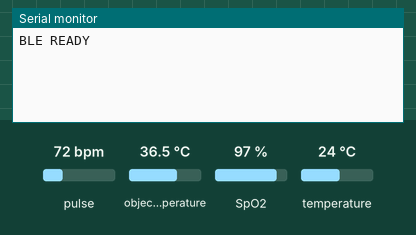
A sketch run on a simulated ESP32-C3. On the bench: the last lines printed to the serial monitor. The test bench sets the inputs (shaded band); at power-on: pulse 72 bpm, object temperature 36.5 °C, SpO2 97 %, temperature 24 °C. Nothing arrives over Bluetooth unless stated; a phone connects over Bluetooth LE 3 s after start.

Above: at 1.2 s.
1.3 s: pulse set to 42 bpm
At 3.5 s:
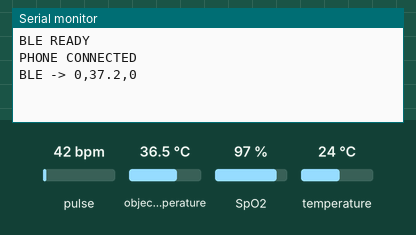
4.5 s: object temperature set to 20 °C
At 5.8 s:
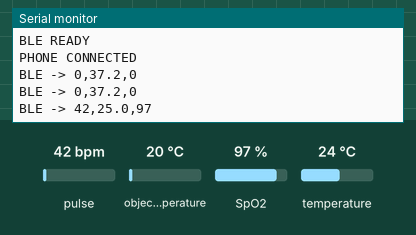
6.0 s: SpO2 set to 80 %
At 6.8 s:
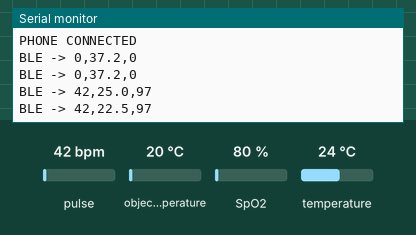
Timing chart, 0 to 9.0 s (numbered marks = the images above; inputs shaded):
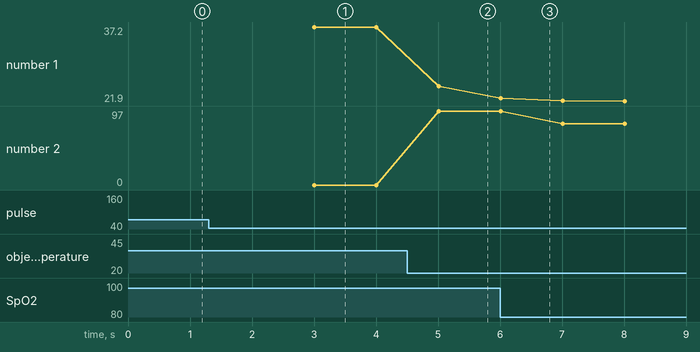

The sketch:

Smart_Medical_Portable.ino
```cpp
#include <Wire.h>
#include "temp_sensor.h"
#include "heart_sensor.h"
#include "ble_manager.h"

// --- Serial Debug Flags ---
bool MUTE_ALL_SERIAL = true; // Master switch: Set to 'true' to hide absolutely everything
bool DEBUG_HEART     = true;  // Set to 'true' to print Heart Rate and SpO2
bool DEBUG_TEMP      = true;  // Set to 'true' to print Temperature
bool RAW_CSV_MODE    = true; // Set to 'true' to disable text and ONLY print "BPM,SpO2,Temp,Status"

SemaphoreHandle_t i2cMutex;

// Cross-Task Communication Variables
volatile int sharedBPM = 0;
volatile int sharedSpO2 = 0;
volatile int sharedStatus = 0;

void TaskHeartRate(void *pvParameters);
void TaskTemperature(void *pvParameters);

void setup() {
  Serial.begin(115200);

  Wire.begin(8, 9);
  Wire.setClock(100000);

  initTempSensor();
  initHeartSensor();

  i2cMutex = xSemaphoreCreateMutex();

  if (i2cMutex != NULL) {
    // Increased stack size to 8192 for the SpO2 algorithm arrays
    xTaskCreate(TaskHeartRate, "HeartTask", 8192, NULL, 1, NULL);
    xTaskCreate(TaskTemperature, "TempTask", 2048, NULL, 2, NULL);
  } else {
    Serial.println("Error: Failed to create Mutex");
  }
  initBLE();
}

void loop() {
  vTaskDelay(portMAX_DELAY);
}

// --- TASK DEFINITIONS ---

void TaskHeartRate(void *pvParameters) {
  bool firstFill = true;

  for (;;) {
    int samplesNeeded = firstFill ? 100 : 25;
    int startIndex = firstFill ? 0 : 75;
    int samplesRead = 0;
    int timeoutCounter = 0; // Added a timeout tracker

    // Fill the buffer using Mutex Chunking
    while (samplesRead < samplesNeeded) {
      int read = 0;
      if (xSemaphoreTake(i2cMutex, portMAX_DELAY) == pdTRUE) {
        read = readFIFOChunks(startIndex + samplesRead, samplesNeeded - samplesRead);
        xSemaphoreGive(i2cMutex);
      }

      samplesRead += read;

      // Hardware Failure Detection
      if (read == 0) {
        timeoutCounter++;
      } else {
        timeoutCounter = 0; // Reset if we successfully read data
      }

      // If we wait 1 full second (100 loops * 10ms) with NO data, the sensor is dead
      if (timeoutCounter > 100) {
        break; // Break out of the infinite while loop
      }

      vTaskDelay(pdMS_TO_TICKS(10));
    }

    // Handle the Failure State
    if (timeoutCounter > 100) {
      // Sensor disconnected or failed! Force everything to 0.
      sharedBPM = 0;
      sharedSpO2 = 0;
      sharedStatus = 0;

      firstFill = true; // Force it to try a full 100-sample reboot when it reconnects
      vTaskDelay(pdMS_TO_TICKS(1000)); // Wait a second before polling the dead bus again
      continue; // Skip the heavy SpO2 math and restart the for(;;) loop
    }

    // If we reach here, hardware is healthy. Run the SpO2 Math!
    calculateSpO2();

    if (validHeartRate == 1 && validSPO2 == 1 && irBuffer[50] > 50000) {
      sharedBPM = heartRate;
      sharedSpO2 = spo2;
      sharedStatus = 1;
    } else {
      sharedBPM = 0;
      sharedSpO2 = 0;
      sharedStatus = 0; // Finger removed (but hardware is healthy)
    }

    shiftBufferDown();
    firstFill = false;
  }
}

void TaskTemperature(void *pvParameters) {
  for (;;) {
    float objectTemp = 0.0;

    if (xSemaphoreTake(i2cMutex, portMAX_DELAY) == pdTRUE) {
      objectTemp = readTemperature();
      xSemaphoreGive(i2cMutex);
    }

    // Hardware Failure Detection for MLX90614
    if (isnan(objectTemp)) {
      objectTemp = 0.0;
    }

    // --- Smart Serial Output Logic ---
    if (!MUTE_ALL_SERIAL) {

      if (RAW_CSV_MODE) {
        // App-Mode: Strict CSV format
        Serial.print(sharedBPM); Serial.print(",");
        Serial.print(sharedSpO2); Serial.print(",");
        Serial.print(objectTemp); Serial.print(",");
        Serial.println(sharedStatus);

      } else {
        // Debug-Mode: Human readable text
        if (DEBUG_HEART) {
          Serial.print("BPM: "); Serial.print(sharedBPM);
          Serial.print(" | SpO2: "); Serial.print(sharedSpO2);
          Serial.print("% | Status: "); Serial.print(sharedStatus);
        }

        if (DEBUG_HEART && DEBUG_TEMP) {
          Serial.print("  ||  "); // Separator if both are printing
        }

        if (DEBUG_TEMP) {
          Serial.print("Temp: "); Serial.print(objectTemp); Serial.print("C");
        }

        if (DEBUG_HEART || DEBUG_TEMP) {
          Serial.println(); // End the line properly
        }
      }
    }

    // Send payload to the phone via BLE
    sendBLEData(sharedBPM, objectTemp, sharedSpO2);

    vTaskDelay(pdMS_TO_TICKS(1000));
  }
}
```

ble_manager.h
```cpp
#ifndef BLE_MANAGER_H
#define BLE_MANAGER_H

#include <BLEDevice.h>
#include <BLEServer.h>
#include <BLEUtils.h>
#include <BLE2902.h>

static BLECharacteristic *pCharacteristic;
static bool deviceConnected = false;

class MyServerCallbacks : public BLEServerCallbacks {

  void onConnect(BLEServer* pServer) {
    deviceConnected = true;
    Serial.println("PHONE CONNECTED");
  }

  void onDisconnect(BLEServer* pServer) {
  deviceConnected = false;
  Serial.println("PHONE DISCONNECTED");
  BLEDevice::startAdvertising();
  }
};

void initBLE() {

  BLEDevice::init("ESP32_VITAL");

  BLEServer *pServer = BLEDevice::createServer();
  pServer->setCallbacks(new MyServerCallbacks());

  BLEService *pService =
      pServer->createService("12345678-1234-1234-1234-1234567890ab");

  pCharacteristic =
    pService->createCharacteristic(
        "abcd1234-1234-1234-1234-1234567890ab",
        BLECharacteristic::PROPERTY_NOTIFY |
        BLECharacteristic::PROPERTY_READ);

  pCharacteristic->addDescriptor(new BLE2902());

  pService->start();
  BLEDevice::getAdvertising()->start();

  Serial.println("BLE READY");
}

void sendBLEData(int bpm, float temp, int spo2) {

  if (!deviceConnected) return;

  String data =
      String(bpm) + "," +
      String(temp, 1) + "," +
      String(spo2);

  pCharacteristic->setValue(data.c_str());
  pCharacteristic->notify();

  Serial.print("BLE -> ");
  Serial.println(data);
}

#endif
```

heart_sensor.h
```cpp
#ifndef HEART_SENSOR_H
#define HEART_SENSOR_H

#include <Wire.h>
#include "MAX30105.h"
#include "spo2_algorithm.h" // Swapped to the clinical SpO2 library

MAX30105 particleSensor;

// The Maxim algorithm requires exactly 100 samples
#define SPO2_BUFFER_SIZE 100
uint32_t irBuffer[SPO2_BUFFER_SIZE];
uint32_t redBuffer[SPO2_BUFFER_SIZE];

// Algorithm Output Variables
int32_t spo2;
int8_t validSPO2;
int32_t heartRate;
int8_t validHeartRate;

bool initHeartSensor() {
  if (!particleSensor.begin(Wire, I2C_SPEED_STANDARD)) {
    Serial.println("MAX30102 not found");
    return false;
  }

  // Critical SpO2 Configuration:
  // LED Power: 0x3F (~12.8mA - Good for penetrating tissue)
  // Sample Average: 4
  // LED Mode: 2 (Red + IR)
  // Sample Rate: 100 (100Hz / 4 avg = 25Hz effective output)
  // Pulse Width: 411 (18-bit resolution)
  // ADC Range: 4096
  particleSensor.setup(0x3F, 4, 2, 100, 411, 4096);

  return true;
}

// RTOS-Safe Chunk Reader: Grabs whatever is in the FIFO right now
int readFIFOChunks(int startIndex, int maxSamplesToRead) {
  particleSensor.check(); // Tell sensor to ready its data
  int available = particleSensor.available();
  int samplesRead = 0;

  while (available > 0 && samplesRead < maxSamplesToRead) {
    redBuffer[startIndex + samplesRead] = particleSensor.getFIFORed();
    irBuffer[startIndex + samplesRead] = particleSensor.getFIFOIR();
    particleSensor.nextSample(); // Clear the space in the sensor's memory

    available--;
    samplesRead++;
  }
  return samplesRead;
}

// Wrapper to trigger the heavy DSP math
void calculateSpO2() {
  maxim_heart_rate_and_oxygen_saturation(
    irBuffer, SPO2_BUFFER_SIZE,
    redBuffer,
    &spo2, &validSPO2,
    &heartRate, &validHeartRate
  );
}

// The Sliding Window: Shift the newest 75 samples down to make room for 25 new ones
void shiftBufferDown() {
  for (byte i = 25; i < SPO2_BUFFER_SIZE; i++) {
    redBuffer[i - 25] = redBuffer[i];
    irBuffer[i - 25] = irBuffer[i];
  }
}

#endif
```

temp_sensor.h
```cpp
#ifndef TEMP_SENSOR_H
#define TEMP_SENSOR_H

#include <Adafruit_MLX90614.h>

Adafruit_MLX90614 mlx = Adafruit_MLX90614();

// EMA Filter Variables
float smoothedTemp = 0.0;
const float ALPHA = 0.8; // Smoothing factor (0.0 to 1.0). Lower = smoother.
bool firstRead = true;
float estimatedCoreTemp =0.0;
bool initTempSensor() {
  if (!mlx.begin()) {
    Serial.println("MLX90614 not found");
    return false;
  }
  return true;
}

float readTemperature() {
  // 1. Read Raw Data
  float skinTemp = mlx.readObjectTempC();
  float ambientTemp = mlx.readAmbientTempC();

  // If sensor is erroring out, return NaN immediately
  if (isnan(skinTemp) || isnan(ambientTemp)) {
    return NAN;
  }

  // 2. Emissivity Correction (Default is 1.0, Skin is 0.98)
  // Simplified software approximation for slight emissivity mismatch
  skinTemp = skinTemp / 0.98;

  // 3. Clinical Core Temperature Estimation
  // A basic linear compensation model.
  // You will need to tune the 'offset' based on where the watch sits on the body.
  float coreTempOffset = 1.5;

  if (skinTemp > 29.0 && skinTemp < 38.0) {
    // Normal human range: skin is usually 2-4 degrees cooler than core depending on ambient
  coreTempOffset = (37.0 - skinTemp) * 1 + ((25.0 - ambientTemp) * 0.2);
  }

  float estimatedCoreTemp = skinTemp + coreTempOffset;

  // 4. Exponential Moving Average (EMA) Filter
  if (firstRead) {
    smoothedTemp = estimatedCoreTemp; // Seed the filter
    firstRead = false;
  } else {
    smoothedTemp = (ALPHA * estimatedCoreTemp) + ((1.0 - ALPHA) * smoothedTemp);
  }

  return smoothedTemp;
}

#endif
```

Measured:
- after the input at 4.5 s, the serial monitor: prints a new line after 0.51 s (image 2)
- plotted number 1: 37.2 → 25 after the input at 4.5 s
- plotted number 2: 97 → 80 after the input at 6.0 s
